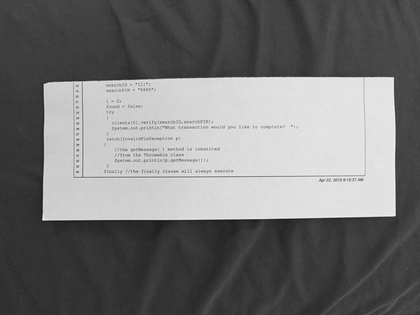
%> input picture E07 - Thresholding/input1.png, 420 x 315 px, shrunk from 3264 x 2448 before the run
$ octave E07old.m   (GNU Octave 9; MATLAB toolbox functions it lacks are replaced by stand-ins)
%> lines starting %> are read from the running program, lines starting %| are printed output that depends on the picture; in (x1, y1, x2, y2) boxes, pixels count from 0 and x2, y2 are one past the last pixel; in counts of white or black regions, pixels touching at a corner belong together; the program's own positions count from 1
I = imread('input1.png');
%> I is the input picture: size 315x420 uint8; min 19, max 255, mean 116.3
T = 158; %158% for t 0:255
g = I>=T;
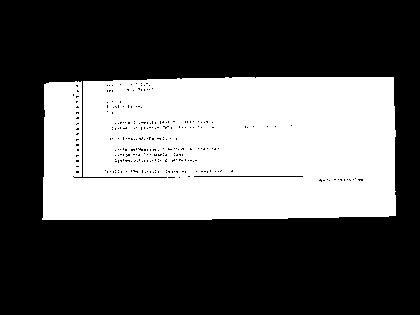
%> g: size 315x420 logical; 36.7% white; 1 white region, box (x1, y1, x2, y2) and area: (42, 77, 396, 220) 48488
imshow(g);

[R,C] = size(g);
%> R = 315; C = 420
omegal = 0;
omegal2 = 0;

for r =1:R
    for c = 1:C
        if(g(r,c)==0)
            omegal = omegal +1;
        elseif(g(r,c)~=0)
            omegal2 = omegal2 +1;
        end
    end
end
%> after the loop, omegal = 83812; omegal2 = 48488

sum1 = 0.0;
sum2 = 0.0;
m1 = 0.0;
m2 = 0.0;
for r=1:R
    for c =1:C
        if (I(r,c)<T)
            sum1 = sum1+ double(I(r,c));
        elseif(I(r,c)>=T)
            sum2 = sum2 + double(I(r,c));
        end
        if(I(r,c)<T)
            m1 = double(I(r,c)) +m1;
        else
            m2 = double(I(r,c)) +m2;
        end
    end
end
%> after the loop, m1 = 5007203; m2 = 10382495; sum1 = 5007203; sum2 = 10382495

%B = omegal * omegal2 *(m1-m2)^2;

$ run again, with E07 - Thresholding/input2.png copied over E07 - Thresholding/input1.png
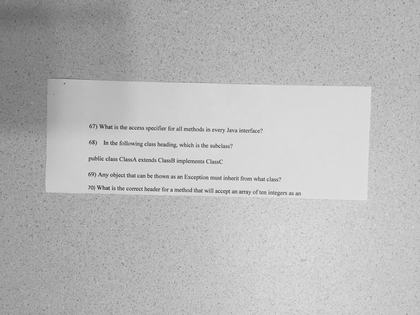
%> input picture E07 - Thresholding/input2.png, 420 x 315 px, shrunk from 3264 x 2448 before the run
%> I is the input picture: size 315x420 uint8; min 59, max 243, mean 185.2
%> `g = I>=T;`:
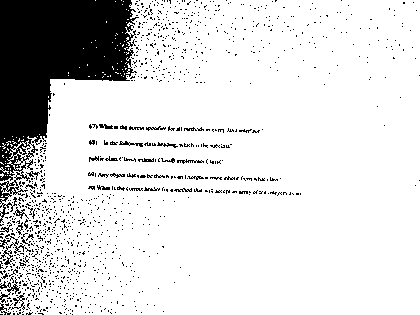
%> g: size 315x420 logical; 85.7% white; 1189 black regions (1148 under 20 px), largest, box (x1, y1, x2, y2) and area: (0, 0, 139, 223) 14375, (0, 234, 25, 265) 194, (0, 277, 20, 303) 136
%> after the loop `for r =1:R`: omegal = 18901; omegal2 = 113399
%> after the loop `for r=1:R`: m1 = 2609322; m2 = 21896459; sum1 = 2609322; sum2 = 21896459
